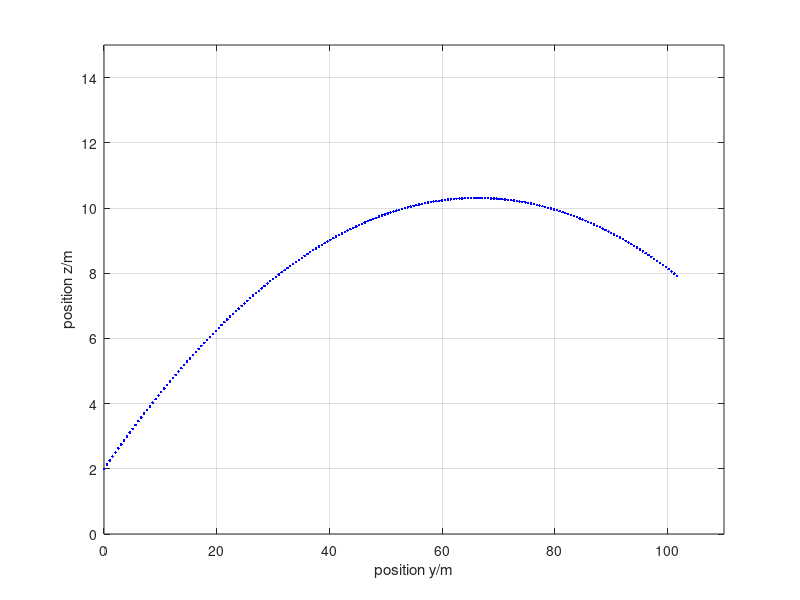
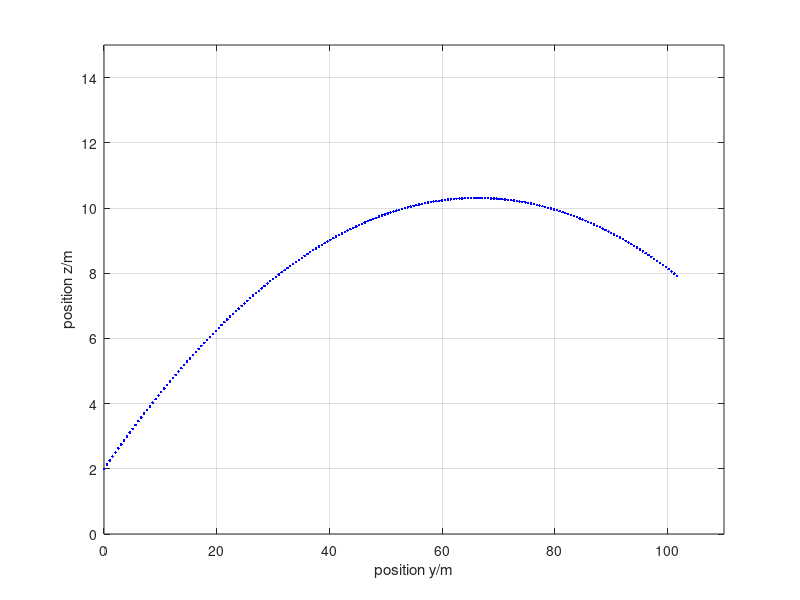
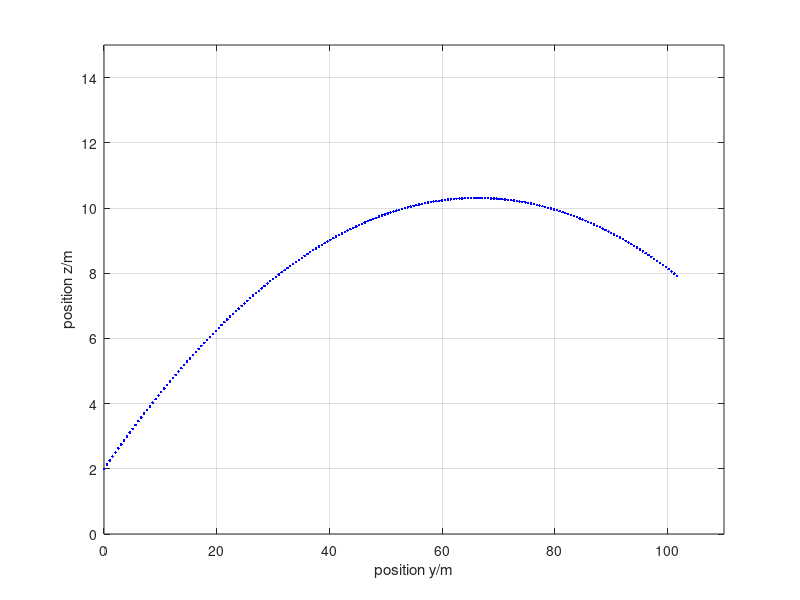
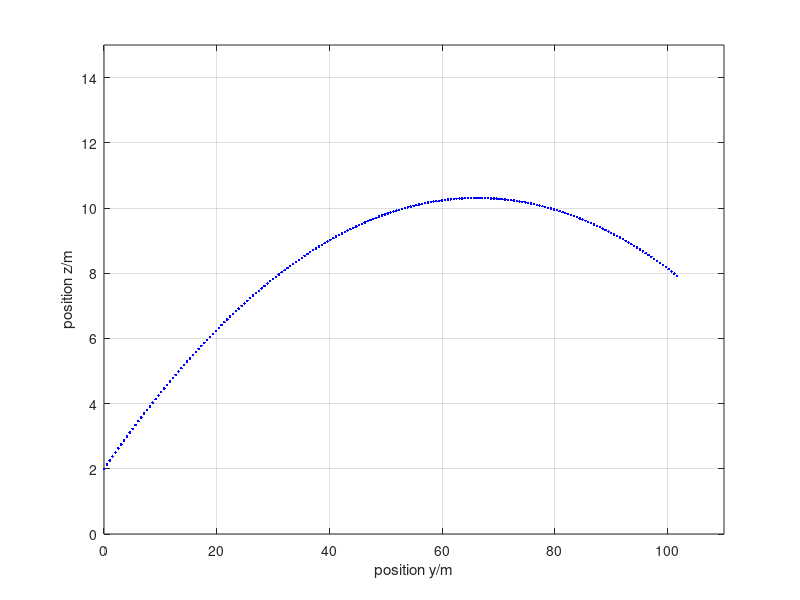

MATLAB code to generate these figures, in order:
%%% Numerical simulation of object motion in 2D with gravity
%% Coordinates (y, z)

%% Constants
m = 0.059; % kg: tennis ball's mass
g = 9.8; % N/kg: gravitational acceleration

%% Initial conditions
t = 0; % s: initial time
y = 0; % m: initial position
z = 2; % m
Py = 3; % N s: initial momentum
Pz = 0.75; % N s

%% Boundary conditions
Fy = 0; % N: momentum influx
Fz = 0; % N
Gy = 0; % N: momentum supply
Gz = -m * g;

%% Time-iteration parameters
t1 = 2; % s: final time
dt = 0.01; % s: time step %@

%% Plotting
dtplot = t1/360; % time interval between plots
tplot = dtplot; % time for next plot
clf;
plot(y, z, 'b.')
xlim([0, 110]);
ylim([0, 15]);
xlabel('position y/m');
ylabel('position z/m');
grid on;
hold on; %@

%% Numerical time integration
while t < t1
  %% constitutive relations
  vy = Py/m;
  vz = Pz/m;

  %% balances
  Py = Py + (Fy + Gy) * dt;
  Pz = Pz + (Fz + Gz) * dt;
  y = y + vy * dt;
  z = z + vz * dt;
  t = t + dt; %@

  %% plot
  if t > tplot;
    plot(y, z, '.b')
    pause(0)
    tplot = tplot + dtplot;
  end %@
end

%% Print final values
print(y)
print(z)
print(Py)
print(Pz)
